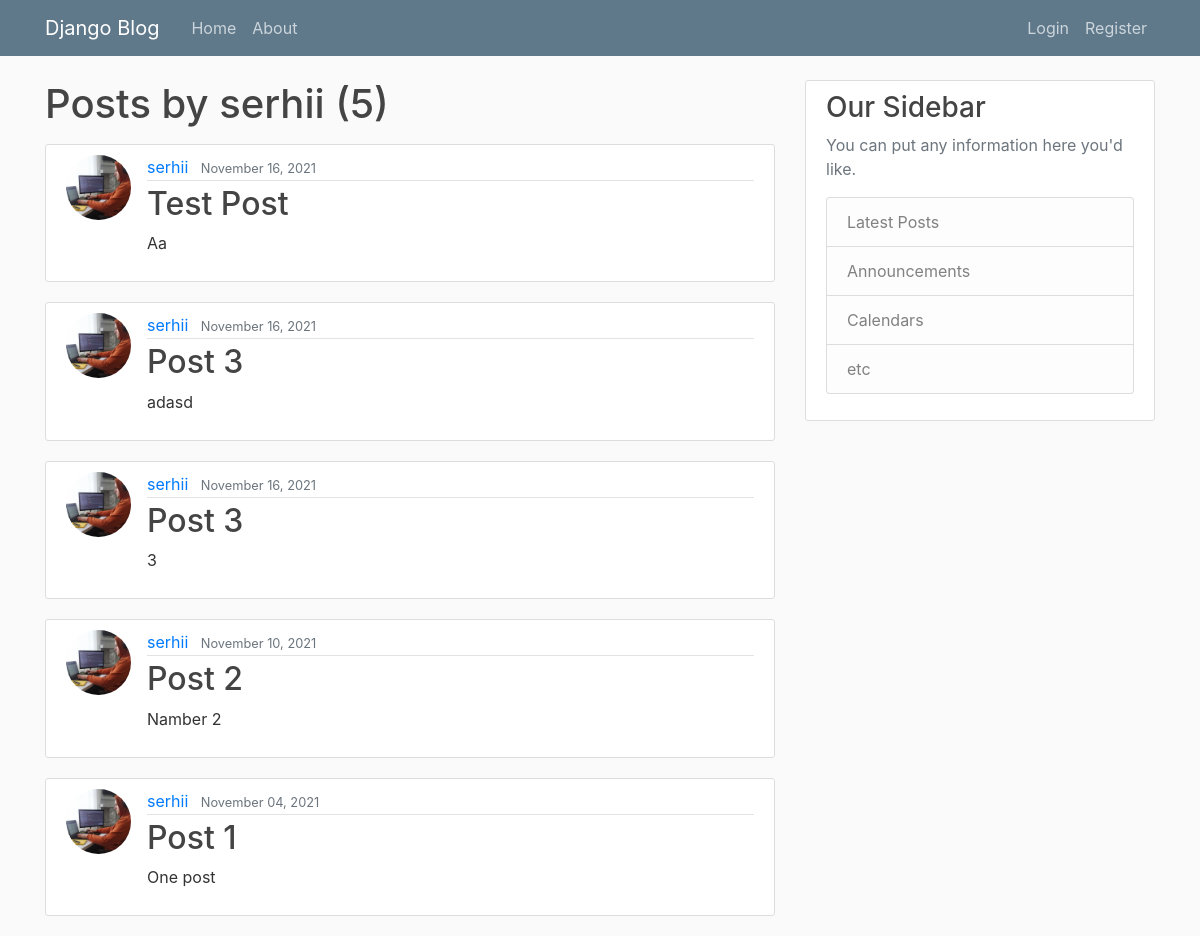
The app's page /user/serhii with its own data.
### blog/models.py (models this page shows, shortened)
class Post(models.Model):
    title = models.CharField(max_length=100)
    content = models.TextField()
    date_posted = models.DateTimeField(default=timezone.now)
    author = models.ForeignKey(User, on_delete=models.CASCADE)

### user/models.py (models this page shows, shortened)
class Profile(models.Model):
    user = models.OneToOneField(User, on_delete=models.CASCADE)
    image = models.ImageField(default='default.jpg', upload_to='profile_pics')

### blog/views.py (the view)
# urls.py: path('user/<str:username>', UserPostListView.as_view(), name="user-posts"),
class UserPostListView(ListView):
    model = Post
    template_name = 'blog/user_posts.html'  # <app>/<model>_<viewtype>.html
    context_object_name = 'posts'
    paginate_by = 5
    def get_queryset(self):
        user = get_object_or_404(User, username=self.kwargs.get('username'))
        return Post.objects.filter(author=user).order_by('-date_posted')

### blog/templates/blog/user_posts.html (shortened to what this page needs)
{% extends "blog/base.html" %}
{% block content %}
    <h1 class="mb-3">Posts by {{ view.kwargs.username }} ({{ page_obj.paginator.count }})</h1>
    {% for post in posts %}
        <article class="media content-section">
          <img class="rounded-circle article-img" src="{{ post.author.profile.image.url }}">
          <div class="media-body">
            <div class="article-metadata">
              <a class="mr-2" href="{% url 'user-posts' post.author.username %}">{{ post.author }}</a>
              <small class="text-muted">{{ post.date_posted|date:"F d, Y" }}</small>
            </div>
            <h2><a class="article-title" href="{% url 'post-detail' post.id %}">{{ post.title }}</a></h2>
            <p class="article-content">{{ post.content }}</p>
          </div>
        </article>
    {% endfor %}
{% endblock content %}

### blog/static/blog/main.css (style rules this page uses)
body { background: #fafafa; color: #333333; margin-top: 5rem; }
h1, h2, h3, h4, h5, h6 { color: #444444; }
.content-section { background: #ffffff; padding: 10px 20px; border: 1px solid #dddddd; border-radius: 3px; margin-bottom: 20px; }
.article-title { color: #444444; }
.article-content { white-space: pre-line; }
.article-img { height: 65px; width: 65px; margin-right: 16px; }
.article-metadata { padding-bottom: 1px; margin-bottom: 4px; border-bottom: 1px solid #e3e3e3 }

### records on screen
Post: author.profile.image (picture), author "serhii", date_posted "November 16, 2021", title "Test Post", content "Aa"
Post: author.profile.image (picture), author "serhii", date_posted "November 16, 2021", title "Post 3", content "adasd"
Post: author.profile.image (picture), author "serhii", date_posted "November 16, 2021", title "Post 3", content "3"
Post: author.profile.image (picture), author "serhii", date_posted "November 10, 2021", title "Post 2", content "Namber 2"
Post: author.profile.image (picture), author "serhii", date_posted "November 04, 2021", title "Post 1", content "One post"

### other values on screen
{{ view.kwargs.username }} "serhii"
{{ page_obj.paginator.count }} "5"
